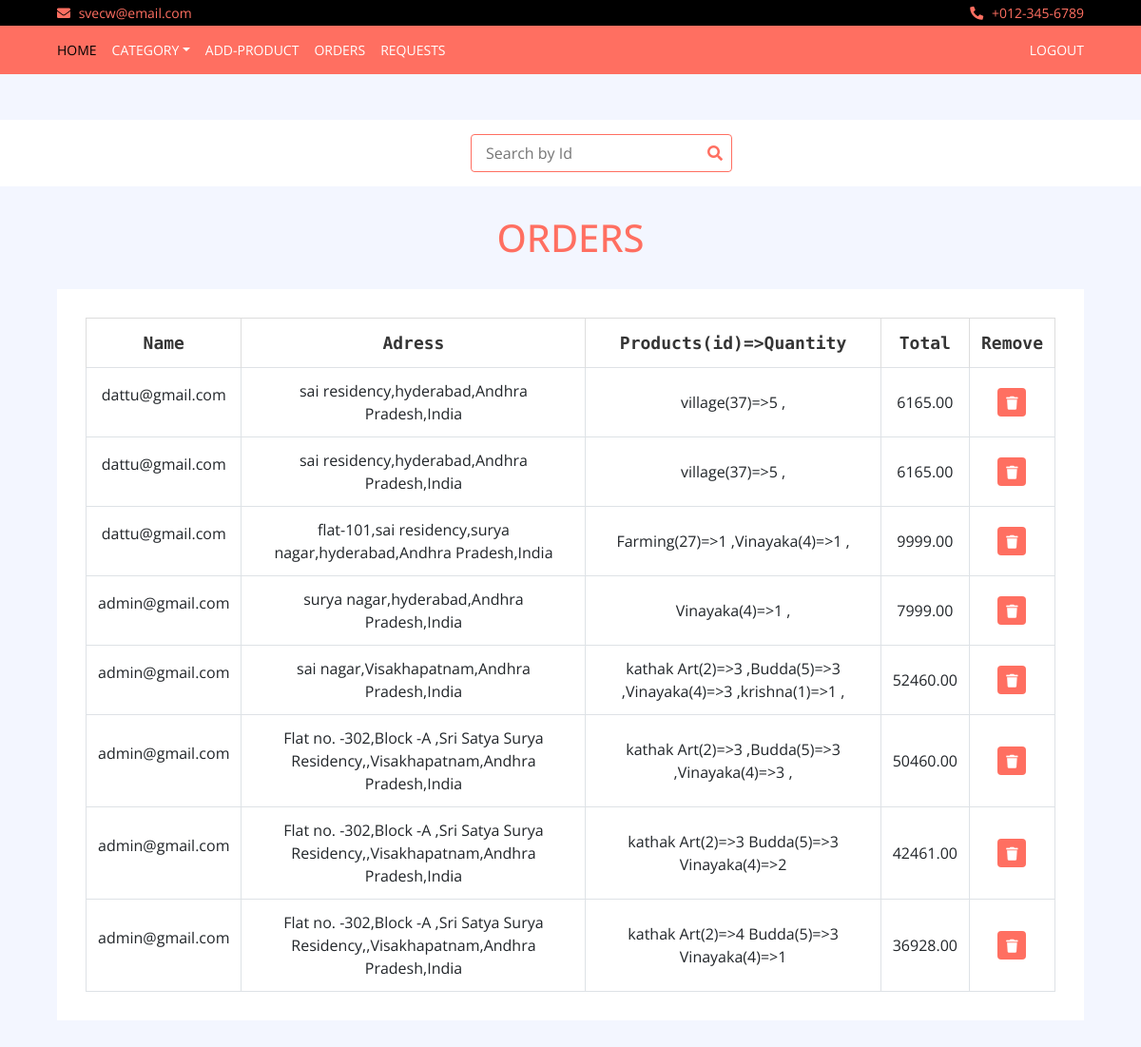
The page /Toys/orders/ (signed in) on the database as committed earlier.
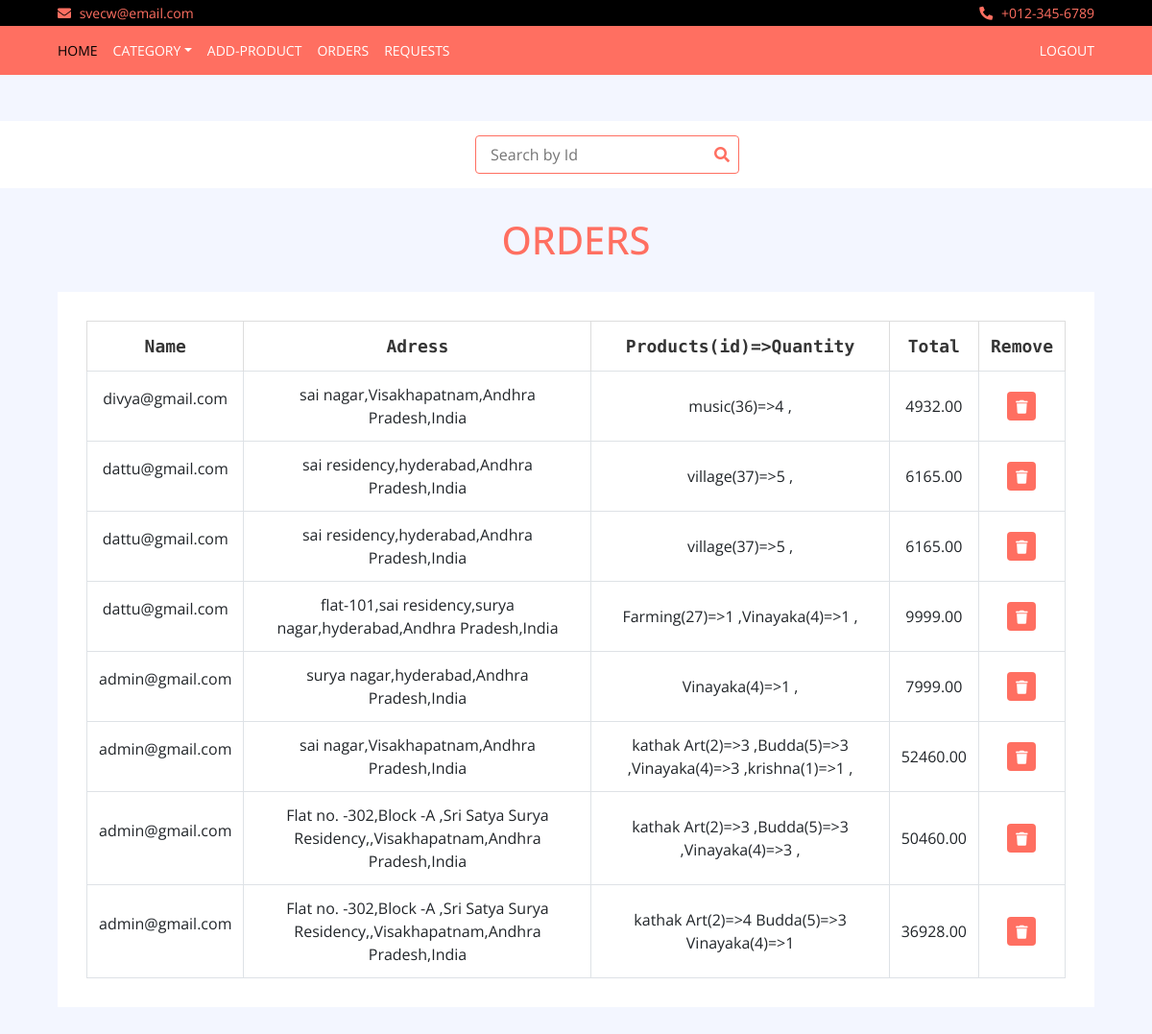
The same page on the database as committed later.
### Toys/models.py (models this page shows, shortened)
class Order(models.Model):
	customer = models.ForeignKey(Customer, on_delete=models.SET_NULL, blank=True, null=True)
	Address = models.TextField(null=False,max_length=50)
	country = models.CharField(null=False,max_length=50)
	state = models.CharField(null=False,max_length=50)
	city = models.CharField(null=False,max_length=50)
	zipcode = models.IntegerField(null=False)
	productscode = models.TextField(max_length=100,null=False)
	total = models.DecimalField(max_digits = 100,decimal_places = 2,default=0.00)

class Customer(AbstractBaseUser):
	Email = models.EmailField(null=False,unique=True,max_length=30)
	FirstName=models.CharField(max_length=20,unique=True)
	LastName=models.CharField(max_length=20)
	Mobile=models.CharField(max_length=10)
	is_admin=models.BooleanField(default=False)
	is_active=models.BooleanField(default=True)
	is_staff=models.BooleanField(default=False)
	is_superuser=models.BooleanField(default=False)
	USERNAME_FIELD = 'Email'
	REQUIRED_FIELDS = ['FirstName','LastName','Mobile']
	objects = MyUserManager()

### Toys/views.py (the view)
# urls.py: path('orders/', views.orders, name = 'orders'),
def orders(req):
	ad=False
	if req.user.is_admin:
			ad = True
	if req.user.Email == "admin@gmail.com":
		data = Order.objects.all().order_by('-id')
		return render(req,'orders.html',{'data':data,'ad':ad})
	if req.user.is_authenticated:
		data = Order.objects.filter(customer=req.user).order_by('-id')
		return render(req,'orders.html',{'data':data,'ad':ad})

### Toys/templates/orders.html (shortened to what the changed rows need)
{% load static %}
<!DOCTYPE html>
<html lang="en">
    <head>
        <link href="https://stackpath.bootstrapcdn.com/bootstrap/4.4.1/css/bootstrap.min.css" rel="stylesheet">
        <link href="https://cdnjs.cloudflare.com/ajax/libs/font-awesome/5.10.0/css/all.min.css" rel="stylesheet">
        <link href="{% static 'lib/slick/slick.css' %}" rel="stylesheet">
        <link href="{% static 'lib/slick/slick-theme.css' %}" rel="stylesheet">
        {% load static %}
        <link href="{% static 'style.css' %}" rel="stylesheet" type="text/css">
           </head>
    </head>
    <body>
        <br>
        <br>
        <div class="cart-page">
            <div class="container-fluid">
                <div class="row">
                    <div class="col-lg-12">
                        <div class="cart-page-inner">
                            <div class="table-responsive">
                                <table class="table table-bordered">
                                    <thead class="thead-dark">
                                        <tr>
                                            <th>Name</th>
                                            <th>Adress</th>
                                            <th>Products(id)=>Quantity</th>
                                            <th>Total</th>
                                            {% if ad is True %}
                                            <th>Remove</th>
                                            {% endif%}
                                        </tr>
                                    </thead>
                                    <tbody class="align-middle">
                                        {% for prod in data %}
                                        <tr>
                                            <td>
                                                    <p> {{prod.customer.Email}} </p>
                                            </td>
                                            <td> {{prod.Address}},{{prod.city}},{{prod.state}},{{prod.country}} </td>
                                            <td type="text" rows="5">{{prod.productscode}}</td>
                                            <td> {{prod.total}} </td>
                                            <td><a href="{% url 'removeOrder' prod.id %}"><button><i class="fa fa-trash"></i></button></a></td>
                                        </tr>
                                                                               {%endfor%}
                                    </tbody>
                                </table>
                            </div>
                        </div>
                    </div>
                </div>
            </div>
        </div>
    </body>
</html>

Rows that differ between the two databases and show on the page:
removed Order: customer.Email "admin@gmail.com", Address "Flat no. -302,Block -A ,Sri Satya Surya Residency,", city "Visakhapatnam", state "Andhra Pradesh", country "India", productscode "kathak Art(2)=>3 Budda(5)=>3 Vinayaka(4)=>2", total "42461.00"
added Order: customer.Email "divya@gmail.com", Address "sai nagar", city "Visakhapatnam", state "Andhra Pradesh", country "India", productscode "music(36)=>4 ,", total "4932.00"
